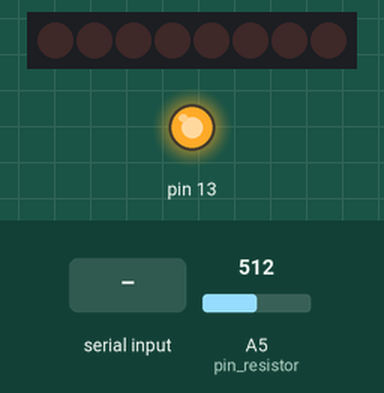
Recording of a sketch running on a simulated Arduino Uno, built with avr-gcc and run on an emulated ATmega328P. On the bench: 8 shift-register outputs drawn as a row of LEDs (first output left, lit = HIGH), output pins drawn as LEDs (lit = HIGH). Wiring (inferred from the names in the program): shift register (74HC595): data pin 4; shift clock pin 2; latch pin 3. Wiring (inferred from the signals the program sends): row of LEDs: on Q0, Q1, Q2, Q3, Q4, Q5, Q6, Q7. The test bench sets the inputs (shaded band); at power-on: A5 (pin_resistor) = 512. Pins used as bus, display or sensor lines are not drawn; what the sketch prints to the serial monitor is not drawn.

Above: at 1.2 s.
1.3 s: "1" received over Serial
At 1.7 s:
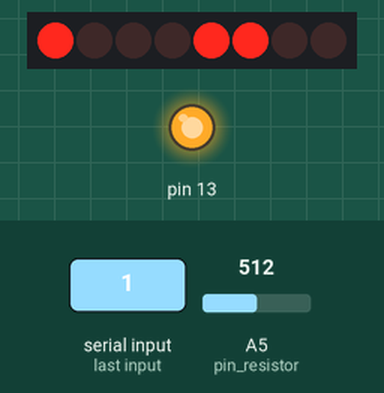
2.8 s: "0" received over Serial
At 4.0 s:
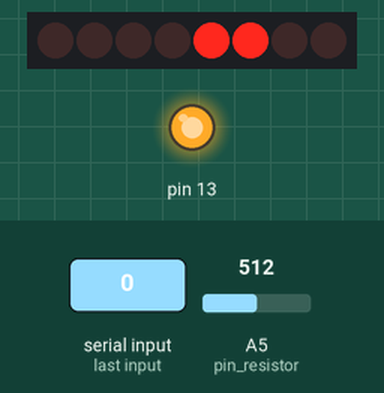
4.3 s: "2" received over Serial
At 5.2 s:
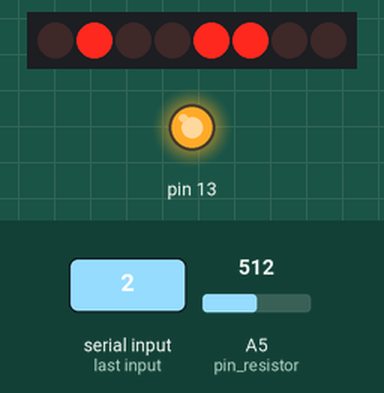
Timing chart, 0 to 7.3 s (numbered marks = the images above; inputs shaded):
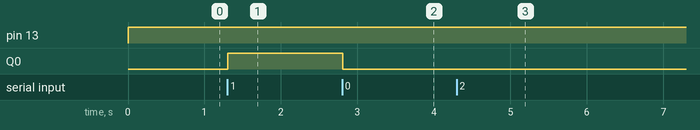

Measured:
- after the input at 1.3 s, Q0: LOW → HIGH at once
- after the input at 2.8 s, Q0: HIGH → LOW at once

The sketch:

AUno.ino
```cpp
#include <QueueArray.h>

//Pin connected to ST_CP of 74HC595
int latchPin = 3;
//Pin connected to SH_CP of 74HC595
int clockPin = 2;
//Pin connected to DS of 74HC595
int dataPin = 4;

const int pin_resistor = A5;

int pause = 0;
//int skipDataSent = 10;

int motorSpeed = 1250;  // set speed of 28BYJ-48 stepper,

//max frequency is 100hz, so max speed is 1250

//(100 steps per second 8 pulses per step so 10000 divided by 8)
// 1250 equates to apx 6 seconds per rev

QueueArray<byte> buff;

void setup() {

	// initialize serial:
	Serial.begin(57600);

	//inputString.reserve(200);

	pinMode(latchPin, OUTPUT);
	pinMode(clockPin, OUTPUT);
	pinMode(dataPin, OUTPUT);

	pinMode(13, OUTPUT);
	digitalWrite(13, LOW);

	digitalWrite(latchPin, LOW);
	shiftOut(dataPin, clockPin, LSBFIRST, B00000000);
	digitalWrite(latchPin, HIGH);

}

void loop() {

	if (!buff.isEmpty()) {

		digitalWrite(13, LOW);

		digitalWrite(latchPin, LOW);
		shiftOut(dataPin, clockPin, MSBFIRST, buff.pop());
		digitalWrite(latchPin, HIGH);

		pause = map(analogRead(pin_resistor), 0, 1023, motorSpeed, 10000);

		if (pause) {
			delayMicroseconds(pause);
		}


	} else {
		digitalWrite(13, HIGH);
	}

//	if (skipDataSent) {
//		skipDataSent--;
//	} else {
//		skipDataSent = 10;
		Serial.print(buff.count());
		Serial.print("-");
//	}

}

void serialEvent() {
	while (Serial.available()) {
		buff.push(Serial.read());
	}
}
```
